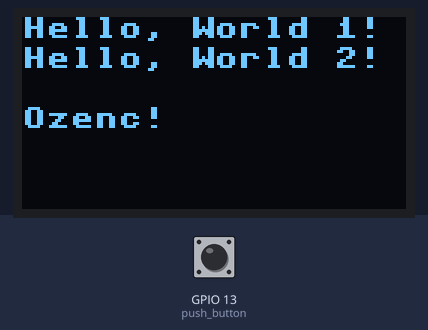
This program was run on a simulated ESP8266 board running MicroPython. On the bench: 128×64 one-colour display. The inputs (shaded band) are chosen by the test bench; at power-on: GPIO 13 (push_button) LOW. Library files of the repository ran but are not shown: ssd1306.py.

1.3 s: GPIO 13 (push_button) pulled HIGH for 1 s
Above: at 3.4 s.
Timing chart, 0 to 4.9 s (numbered marks = the images above; inputs shaded):
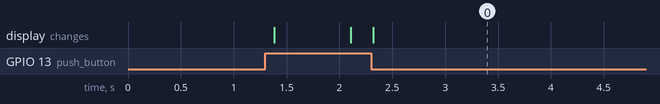

The program:

oled_ex.py
```python
# Complete project details at https://RandomNerdTutorials.com

from machine import Pin, SoftI2C
import ssd1306
from time import sleep

# ESP32 Pin assignment
i2c = SoftI2C(scl=Pin(5), sda=Pin(4))

# ESP8266 Pin assignment
#i2c = SoftI2C(scl=Pin(5), sda=Pin(4))

push_button = Pin(13, Pin.IN)  # 23 number pin is input

while True:

  logic_state = push_button.value()
  if logic_state == True:     # if pressed the push_button
      oled_width = 128
      oled_height = 64
      oled = ssd1306.SSD1306_I2C(oled_width, oled_height, i2c)
      oled.text('Hello, World 1!', 0, 0)
      oled.text('Hello, World 2!', 0, 10)
      oled.text('Ozenc!', 0, 30)
      oled.show()
else:                       # if push_button not pressed
          oled.text('Ozencccc!', 0, 30)
          oled.show()
```

Measured:
- after the input at 1.3 s, the display: changes after 0.08 s (image 0)
